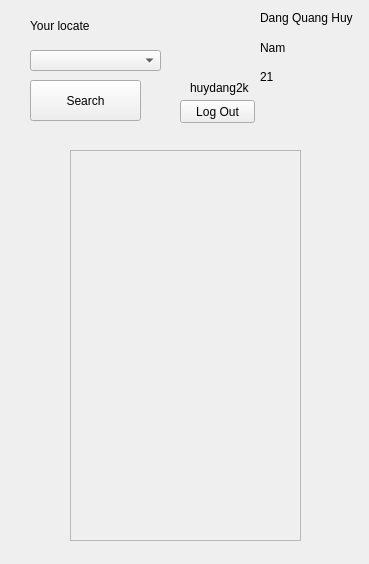
<?xml version="1.0" encoding="UTF-8"?>
<ui version="4.0">
 <class>Form</class>
 <widget class="QWidget" name="Form">
  <property name="geometry">
   <rect>
    <x>0</x>
    <y>0</y>
    <width>369</width>
    <height>564</height>
   </rect>
  </property>
  <property name="windowTitle">
   <string>Form</string>
  </property>
  <widget class="QPushButton" name="pushButton_2">
   <property name="geometry">
    <rect>
     <x>180</x>
     <y>100</y>
     <width>75</width>
     <height>23</height>
    </rect>
   </property>
   <property name="text">
    <string>Log Out</string>
   </property>
  </widget>
  <widget class="QPushButton" name="pushButton">
   <property name="geometry">
    <rect>
     <x>30</x>
     <y>80</y>
     <width>111</width>
     <height>41</height>
    </rect>
   </property>
   <property name="text">
    <string>Search</string>
   </property>
  </widget>
  <widget class="QLabel" name="label_2">
   <property name="geometry">
    <rect>
     <x>30</x>
     <y>10</y>
     <width>81</width>
     <height>31</height>
    </rect>
   </property>
   <property name="text">
    <string>Your locate</string>
   </property>
  </widget>
  <widget class="QComboBox" name="comboBox">
   <property name="geometry">
    <rect>
     <x>30</x>
     <y>50</y>
     <width>131</width>
     <height>21</height>
    </rect>
   </property>
  </widget>
  <widget class="QScrollArea" name="scrollArea">
   <property name="geometry">
    <rect>
     <x>70</x>
     <y>150</y>
     <width>231</width>
     <height>391</height>
    </rect>
   </property>
   <property name="widgetResizable">
    <bool>true</bool>
   </property>
   <widget class="QWidget" name="scrollAreaWidgetContents">
    <property name="geometry">
     <rect>
      <x>0</x>
      <y>0</y>
      <width>229</width>
      <height>389</height>
     </rect>
    </property>
   </widget>
  </widget>
  <widget class="QLabel" name="label">
   <property name="geometry">
    <rect>
     <x>260</x>
     <y>10</y>
     <width>101</width>
     <height>16</height>
    </rect>
   </property>
   <property name="text">
    <string>Dang Quang Huy</string>
   </property>
  </widget>
  <widget class="QLabel" name="label_3">
   <property name="geometry">
    <rect>
     <x>260</x>
     <y>40</y>
     <width>91</width>
     <height>16</height>
    </rect>
   </property>
   <property name="text">
    <string>Nam</string>
   </property>
  </widget>
  <widget class="QLabel" name="label_4">
   <property name="geometry">
    <rect>
     <x>190</x>
     <y>80</y>
     <width>91</width>
     <height>16</height>
    </rect>
   </property>
   <property name="text">
    <string>huydang2k</string>
   </property>
  </widget>
  <widget class="QLabel" name="label_5">
   <property name="geometry">
    <rect>
     <x>190</x>
     <y>20</y>
     <width>51</width>
     <height>51</height>
    </rect>
   </property>
   <property name="text">
    <string/>
   </property>
   <property name="pixmap">
    <pixmap>ava.png</pixmap>
   </property>
  </widget>
  <widget class="QLabel" name="label_6">
   <property name="geometry">
    <rect>
     <x>260</x>
     <y>70</y>
     <width>47</width>
     <height>13</height>
    </rect>
   </property>
   <property name="text">
    <string>21</string>
   </property>
  </widget>
 </widget>
 <resources>
  <include location="img.qrc"/>
 </resources>
 <connections/>
</ui>
